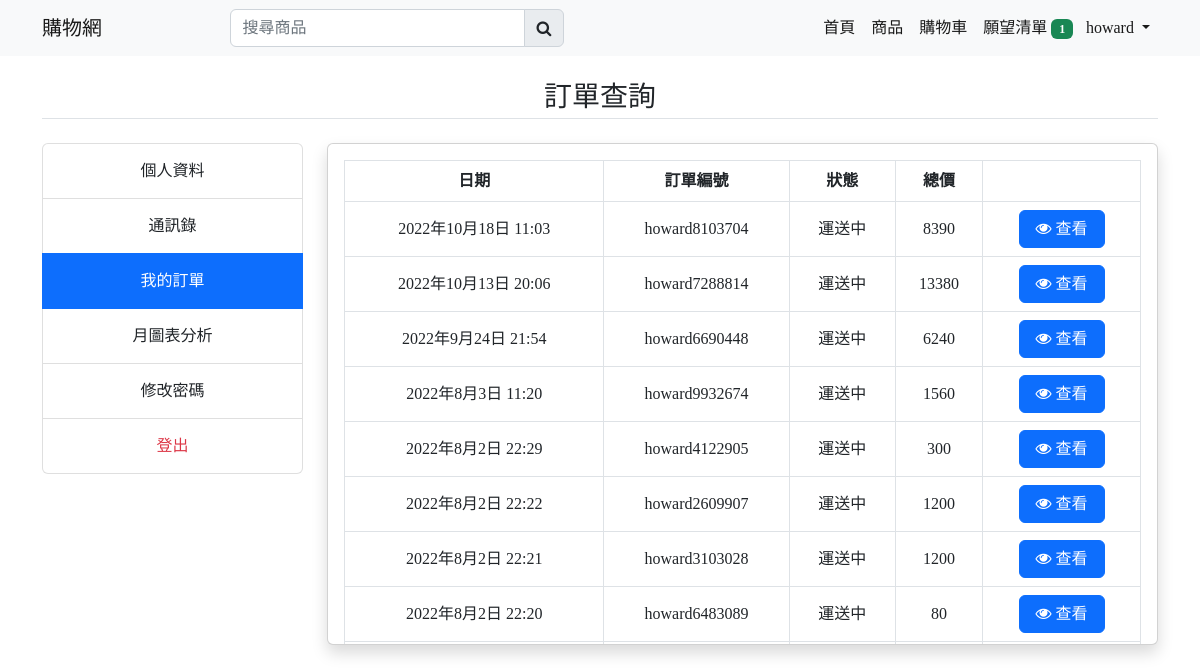
Before: /my_order (signed in) with the older database file.
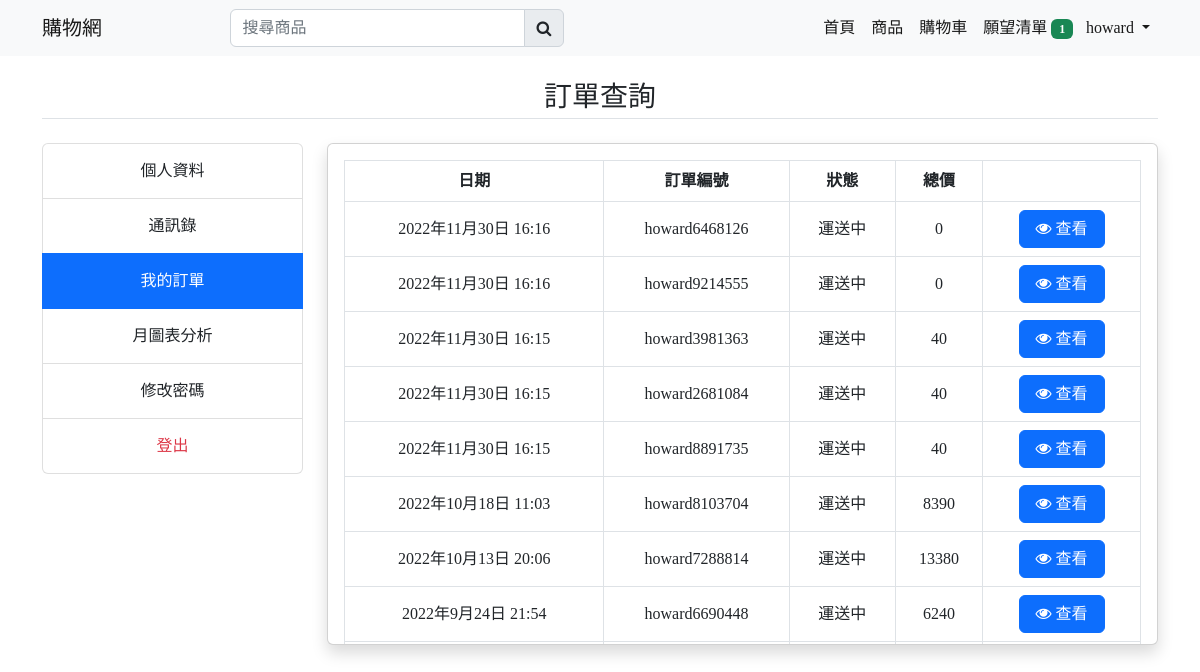
After: the same page with the newer database file.
### mainapp/models.py (models this page shows, shortened)
class Order(models.Model):
    user = models.ForeignKey(Profile, on_delete=models.CASCADE)
    first_name = models.CharField(max_length=150, null=False)
    last_name = models.CharField(max_length=150, null=False)
    email = models.CharField(max_length=150, null=False)
    phone = models.CharField(max_length=150, null=False)
    address = models.CharField(max_length=150, null=False)
    total_price = models.IntegerField(null=False)
    payment_mode = models.CharField(max_length=150, null=True, blank=True)
    payment_id = models.CharField(max_length=150, null=True, blank=True)
    orderstatus = (
        ('運送中', '運送中'),
        ('完成', '完成')
    )
    status = models.CharField(
        max_length=150, default='運送中', choices=orderstatus)
    message = models.TextField(null=True, blank=True)
    tracking_num = models.CharField(max_length=150, null=True, blank=True)
    create_at = models.DateTimeField(auto_now_add=True)
    update_at = models.DateTimeField(auto_now=True)

### mainapp/controller/order.py (the view)
# urls.py: path('my_order', order.my_order, name='my_order'),
@login_required
def my_order(request):
    profile = Profile.objects.get(user=request.user)
    orders = Order.objects.filter(
        user=request.user.profile).order_by('-create_at')
    return render(request, 'store/auth/order.html', locals())

### mainapp/models.py (called while the page is built)
    @property
    def cart_item_total(self):
        total = len(self.cart_set.all())
        return total

    @property
    def wishlist_item_total(self):
        total = len(self.wishlist_set.all())
        return total

    @property
    def profile_imageURL(self):
        try:
            url = self.profile_image.url
        except:
            url = 'images/profile.jpg'
        return url

### mainapp/templates/store/auth/order.html (shortened to what this page needs)
{% extends 'store/layouts/main.html' %}
{% block content %}
<div class="container mt-3">
    <h3 class="border-bottom my-4 pb-1 text-center">訂單查詢</h3>
    <div class="row">
        <div class="col-md-3">
            {% include 'store/auth/dash_siderbar.html' %}
        </div>
        <div class="col-md-9">
            <div class="card shadow">
                <div class="card-body order-height">
                    {% if orders %}
                    <table class="table table-bordered">
                        <thead>
                            <tr class="text-center">
                                <th>日期</th>
                                <th>訂單編號</th>
                                <th>狀態</th>
                                <th>總價</th>
                                <th></th>
                            </tr>
                        </thead>
                        <tbody>
                            {% for item in orders %}
                                <tr class="align-middle text-center">
                                    <td>{{item.create_at}}</td>
                                    <td>{{item.tracking_num}}</td>
                                    <td class="text-center">{{item.status}}</td>
                                    <td class="text-center">{{item.total_price}}</td>
                                    <td class="text-center">
                                        <a href="{% url 'orderview' item.tracking_num %}" class="btn btn-primary px-3">
                                        <i class="fa fa-eye"></i> 查看</a>
                                    </td>
                                </tr>
                            {% endfor %}
                        </tbody>
                    </table>
                    {% else %}
                    <h2 class="text-center text-danger" style="margin-top: 200px;">尚無訂單 ~</h2>
                    {% endif %}
                </div>
            </div>
        </div>
    </div>
</div>
{% endblock content %}

Changed rows visible on the page:
no longer on this page (row unchanged): Order: create_at "2022年8月3日 11:20", tracking_num "howard9932674", status "運送中", total_price "1560"
no longer on this page (row unchanged): Order: create_at "2022年8月2日 22:29", tracking_num "howard4122905", status "運送中", total_price "300"
no longer on this page (row unchanged): Order: create_at "2022年8月2日 22:22", tracking_num "howard2609907", status "運送中", total_price "1200"
no longer on this page (row unchanged): Order: create_at "2022年8月2日 22:21", tracking_num "howard3103028", status "運送中", total_price "1200"
no longer on this page (row unchanged): Order: create_at "2022年8月2日 22:20", tracking_num "howard6483089", status "運送中", total_price "80"
added Order: create_at "2022年11月30日 16:16", tracking_num "howard6468126", status "運送中", total_price "0"
added Order: create_at "2022年11月30日 16:16", tracking_num "howard9214555", status "運送中", total_price "0"
added Order: create_at "2022年11月30日 16:15", tracking_num "howard3981363", status "運送中", total_price "40"
added Order: create_at "2022年11月30日 16:15", tracking_num "howard2681084", status "運送中", total_price "40"
added Order: create_at "2022年11月30日 16:15", tracking_num "howard8891735", status "運送中", total_price "40"
